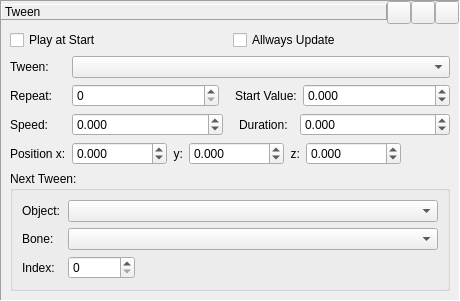
<?xml version="1.0" encoding="UTF-8"?>
<ui version="4.0">
 <class>TweenInfo</class>
 <widget class="QWidget" name="TweenInfo">
  <property name="geometry">
   <rect>
    <x>0</x>
    <y>0</y>
    <width>460</width>
    <height>286</height>
   </rect>
  </property>
  <property name="sizePolicy">
   <sizepolicy hsizetype="Preferred" vsizetype="Maximum">
    <horstretch>0</horstretch>
    <verstretch>0</verstretch>
   </sizepolicy>
  </property>
  <layout class="QGridLayout" name="gridLayout_3">
   <property name="leftMargin">
    <number>0</number>
   </property>
   <property name="topMargin">
    <number>0</number>
   </property>
   <property name="rightMargin">
    <number>0</number>
   </property>
   <property name="bottomMargin">
    <number>0</number>
   </property>
   <item row="0" column="0">
    <widget class="QFrame" name="frame">
     <property name="frameShape">
      <enum>QFrame::Panel</enum>
     </property>
     <property name="frameShadow">
      <enum>QFrame::Sunken</enum>
     </property>
     <layout class="QGridLayout" name="gridLayout_2">
      <property name="leftMargin">
       <number>0</number>
      </property>
      <property name="topMargin">
       <number>0</number>
      </property>
      <property name="rightMargin">
       <number>0</number>
      </property>
      <property name="bottomMargin">
       <number>0</number>
      </property>
      <item row="2" column="0">
       <widget class="QWidget" name="widget_5" native="true">
        <property name="sizePolicy">
         <sizepolicy hsizetype="Preferred" vsizetype="Maximum">
          <horstretch>0</horstretch>
          <verstretch>0</verstretch>
         </sizepolicy>
        </property>
        <layout class="QVBoxLayout" name="verticalLayout_2">
         <property name="topMargin">
          <number>0</number>
         </property>
         <property name="bottomMargin">
          <number>9</number>
         </property>
         <item>
          <widget class="QWidget" name="widget_9" native="true">
           <layout class="QHBoxLayout" name="horizontalLayout_8">
            <property name="leftMargin">
             <number>0</number>
            </property>
            <property name="topMargin">
             <number>0</number>
            </property>
            <property name="rightMargin">
             <number>0</number>
            </property>
            <property name="bottomMargin">
             <number>0</number>
            </property>
            <item>
             <widget class="QCheckBox" name="chkPlayAtStart">
              <property name="text">
               <string>Play at Start</string>
              </property>
             </widget>
            </item>
            <item>
             <widget class="QCheckBox" name="chkAllwaysUpdate">
              <property name="text">
               <string>Allways Update</string>
              </property>
             </widget>
            </item>
           </layout>
          </widget>
         </item>
         <item>
          <layout class="QGridLayout" name="gridLayout_4">
           <item row="1" column="1">
            <layout class="QHBoxLayout" name="horizontalLayout_5">
             <item>
              <widget class="QSpinBox" name="txtRepeat">
               <property name="sizePolicy">
                <sizepolicy hsizetype="Expanding" vsizetype="Fixed">
                 <horstretch>0</horstretch>
                 <verstretch>0</verstretch>
                </sizepolicy>
               </property>
               <property name="maximum">
                <number>999999999</number>
               </property>
              </widget>
             </item>
             <item>
              <spacer name="horizontalSpacer_2">
               <property name="orientation">
                <enum>Qt::Horizontal</enum>
               </property>
               <property name="sizeType">
                <enum>QSizePolicy::Minimum</enum>
               </property>
               <property name="sizeHint" stdset="0">
                <size>
                 <width>10</width>
                 <height>0</height>
                </size>
               </property>
              </spacer>
             </item>
             <item>
              <widget class="QLabel" name="label_7">
               <property name="minimumSize">
                <size>
                 <width>55</width>
                 <height>0</height>
                </size>
               </property>
               <property name="text">
                <string>Start Value:</string>
               </property>
              </widget>
             </item>
             <item>
              <widget class="QDoubleSpinBox" name="txtStartValue">
               <property name="sizePolicy">
                <sizepolicy hsizetype="Expanding" vsizetype="Fixed">
                 <horstretch>0</horstretch>
                 <verstretch>0</verstretch>
                </sizepolicy>
               </property>
               <property name="decimals">
                <number>3</number>
               </property>
               <property name="minimum">
                <double>-999999999.998999953269958</double>
               </property>
               <property name="maximum">
                <double>999999999.998999953269958</double>
               </property>
               <property name="singleStep">
                <double>0.100000000000000</double>
               </property>
              </widget>
             </item>
            </layout>
           </item>
           <item row="2" column="1">
            <layout class="QHBoxLayout" name="horizontalLayout_9">
             <item>
              <widget class="QDoubleSpinBox" name="txtSpeed">
               <property name="sizePolicy">
                <sizepolicy hsizetype="Expanding" vsizetype="Fixed">
                 <horstretch>0</horstretch>
                 <verstretch>0</verstretch>
                </sizepolicy>
               </property>
               <property name="decimals">
                <number>3</number>
               </property>
               <property name="minimum">
                <double>-999999999.998999953269958</double>
               </property>
               <property name="maximum">
                <double>999999999.998999953269958</double>
               </property>
               <property name="singleStep">
                <double>0.100000000000000</double>
               </property>
              </widget>
             </item>
             <item>
              <spacer name="horizontalSpacer">
               <property name="orientation">
                <enum>Qt::Horizontal</enum>
               </property>
               <property name="sizeType">
                <enum>QSizePolicy::Minimum</enum>
               </property>
               <property name="sizeHint" stdset="0">
                <size>
                 <width>10</width>
                 <height>0</height>
                </size>
               </property>
              </spacer>
             </item>
             <item>
              <widget class="QLabel" name="label_8">
               <property name="minimumSize">
                <size>
                 <width>55</width>
                 <height>0</height>
                </size>
               </property>
               <property name="text">
                <string>Duration:</string>
               </property>
              </widget>
             </item>
             <item>
              <widget class="QDoubleSpinBox" name="txtDuration">
               <property name="sizePolicy">
                <sizepolicy hsizetype="Expanding" vsizetype="Fixed">
                 <horstretch>0</horstretch>
                 <verstretch>0</verstretch>
                </sizepolicy>
               </property>
               <property name="decimals">
                <number>3</number>
               </property>
               <property name="minimum">
                <double>-999999999.998999953269958</double>
               </property>
               <property name="maximum">
                <double>999999999.998999953269958</double>
               </property>
               <property name="singleStep">
                <double>0.100000000000000</double>
               </property>
              </widget>
             </item>
            </layout>
           </item>
           <item row="0" column="1">
            <widget class="QComboBox" name="cmbUpdateType">
             <property name="sizePolicy">
              <sizepolicy hsizetype="Expanding" vsizetype="Fixed">
               <horstretch>0</horstretch>
               <verstretch>0</verstretch>
              </sizepolicy>
             </property>
            </widget>
           </item>
           <item row="2" column="0">
            <widget class="QLabel" name="label_5">
             <property name="text">
              <string>Speed:</string>
             </property>
            </widget>
           </item>
           <item row="1" column="0">
            <widget class="QLabel" name="label_6">
             <property name="text">
              <string>Repeat:</string>
             </property>
            </widget>
           </item>
           <item row="0" column="0">
            <widget class="QLabel" name="label_4">
             <property name="text">
              <string>Tween:</string>
             </property>
            </widget>
           </item>
           <item row="3" column="0">
            <widget class="QLabel" name="lblX">
             <property name="text">
              <string>Position x:</string>
             </property>
            </widget>
           </item>
           <item row="3" column="1">
            <layout class="QHBoxLayout" name="horizontalLayout_10">
             <item>
              <widget class="QDoubleSpinBox" name="txtX">
               <property name="sizePolicy">
                <sizepolicy hsizetype="Expanding" vsizetype="Fixed">
                 <horstretch>0</horstretch>
                 <verstretch>0</verstretch>
                </sizepolicy>
               </property>
               <property name="decimals">
                <number>3</number>
               </property>
               <property name="minimum">
                <double>-999999999.998999953269958</double>
               </property>
               <property name="maximum">
                <double>999999999.998999953269958</double>
               </property>
               <property name="singleStep">
                <double>0.100000000000000</double>
               </property>
              </widget>
             </item>
             <item>
              <widget class="QLabel" name="lblY">
               <property name="text">
                <string>y:</string>
               </property>
               <property name="alignment">
                <set>Qt::AlignRight|Qt::AlignTrailing|Qt::AlignVCenter</set>
               </property>
              </widget>
             </item>
             <item>
              <widget class="QDoubleSpinBox" name="txtY">
               <property name="sizePolicy">
                <sizepolicy hsizetype="Expanding" vsizetype="Fixed">
                 <horstretch>0</horstretch>
                 <verstretch>0</verstretch>
                </sizepolicy>
               </property>
               <property name="decimals">
                <number>3</number>
               </property>
               <property name="minimum">
                <double>-999999999.998999953269958</double>
               </property>
               <property name="maximum">
                <double>999999999.998999953269958</double>
               </property>
               <property name="singleStep">
                <double>0.100000000000000</double>
               </property>
              </widget>
             </item>
             <item>
              <widget class="QLabel" name="lblZ">
               <property name="text">
                <string>z:</string>
               </property>
               <property name="alignment">
                <set>Qt::AlignRight|Qt::AlignTrailing|Qt::AlignVCenter</set>
               </property>
              </widget>
             </item>
             <item>
              <widget class="QDoubleSpinBox" name="txtZ">
               <property name="sizePolicy">
                <sizepolicy hsizetype="Expanding" vsizetype="Fixed">
                 <horstretch>0</horstretch>
                 <verstretch>0</verstretch>
                </sizepolicy>
               </property>
               <property name="decimals">
                <number>3</number>
               </property>
               <property name="minimum">
                <double>-999999999.998999953269958</double>
               </property>
               <property name="maximum">
                <double>999999999.998999953269958</double>
               </property>
               <property name="singleStep">
                <double>0.100000000000000</double>
               </property>
              </widget>
             </item>
             <item>
              <widget class="QLabel" name="spacerCustom2">
               <property name="sizePolicy">
                <sizepolicy hsizetype="Expanding" vsizetype="Preferred">
                 <horstretch>0</horstretch>
                 <verstretch>0</verstretch>
                </sizepolicy>
               </property>
               <property name="text">
                <string/>
               </property>
              </widget>
             </item>
             <item>
              <widget class="QLabel" name="spacerCustom">
               <property name="sizePolicy">
                <sizepolicy hsizetype="Expanding" vsizetype="Preferred">
                 <horstretch>0</horstretch>
                 <verstretch>0</verstretch>
                </sizepolicy>
               </property>
               <property name="text">
                <string/>
               </property>
              </widget>
             </item>
            </layout>
           </item>
          </layout>
         </item>
         <item>
          <widget class="QGroupBox" name="groupBox">
           <property name="title">
            <string>Next Tween:</string>
           </property>
           <layout class="QVBoxLayout" name="verticalLayout">
            <item>
             <layout class="QGridLayout" name="gridLayout">
              <item row="0" column="0">
               <widget class="QLabel" name="label_9">
                <property name="minimumSize">
                 <size>
                  <width>40</width>
                  <height>0</height>
                 </size>
                </property>
                <property name="text">
                 <string>Object:</string>
                </property>
               </widget>
              </item>
              <item row="0" column="1">
               <widget class="QComboBox" name="cmbNextTweenObject">
                <property name="sizePolicy">
                 <sizepolicy hsizetype="Expanding" vsizetype="Fixed">
                  <horstretch>0</horstretch>
                  <verstretch>0</verstretch>
                 </sizepolicy>
                </property>
               </widget>
              </item>
              <item row="1" column="1">
               <widget class="QComboBox" name="cmbNextTweenBone"/>
              </item>
              <item row="1" column="0">
               <widget class="QLabel" name="label">
                <property name="text">
                 <string>Bone:</string>
                </property>
               </widget>
              </item>
              <item row="2" column="0">
               <widget class="QLabel" name="label_10">
                <property name="minimumSize">
                 <size>
                  <width>40</width>
                  <height>0</height>
                 </size>
                </property>
                <property name="text">
                 <string>Index:</string>
                </property>
               </widget>
              </item>
              <item row="2" column="1">
               <layout class="QHBoxLayout" name="horizontalLayout">
                <item>
                 <widget class="QSpinBox" name="txtNextIndex">
                  <property name="maximum">
                   <number>999999999</number>
                  </property>
                 </widget>
                </item>
                <item>
                 <spacer name="horizontalSpacer_5">
                  <property name="orientation">
                   <enum>Qt::Horizontal</enum>
                  </property>
                  <property name="sizeHint" stdset="0">
                   <size>
                    <width>40</width>
                    <height>20</height>
                   </size>
                  </property>
                 </spacer>
                </item>
               </layout>
              </item>
             </layout>
            </item>
           </layout>
          </widget>
         </item>
        </layout>
       </widget>
      </item>
      <item row="1" column="0">
       <layout class="QHBoxLayout" name="horizontalLayout_2">
        <property name="spacing">
         <number>0</number>
        </property>
        <item>
         <widget class="QLabel" name="lblTitle">
          <property name="sizePolicy">
           <sizepolicy hsizetype="Preferred" vsizetype="Maximum">
            <horstretch>0</horstretch>
            <verstretch>0</verstretch>
           </sizepolicy>
          </property>
          <property name="frameShape">
           <enum>QFrame::Panel</enum>
          </property>
          <property name="frameShadow">
           <enum>QFrame::Raised</enum>
          </property>
          <property name="text">
           <string>Tween</string>
          </property>
          <property name="margin">
           <number>4</number>
          </property>
         </widget>
        </item>
        <item>
         <widget class="QToolButton" name="btnPlay">
          <property name="toolTip">
           <string>Play</string>
          </property>
          <property name="icon">
           <iconset resource="MagicGameEditor.qrc">
            <normaloff>:/MagicGameEditor/Images/play.png</normaloff>:/MagicGameEditor/Images/play.png</iconset>
          </property>
         </widget>
        </item>
        <item>
         <widget class="QToolButton" name="btnStop">
          <property name="toolTip">
           <string>Stop</string>
          </property>
          <property name="icon">
           <iconset resource="MagicGameEditor.qrc">
            <normaloff>:/MagicGameEditor/Images/stop.png</normaloff>:/MagicGameEditor/Images/stop.png</iconset>
          </property>
         </widget>
        </item>
        <item>
         <widget class="QToolButton" name="btnDelete">
          <property name="toolTip">
           <string>Delete</string>
          </property>
          <property name="icon">
           <iconset resource="MagicGameEditor.qrc">
            <normaloff>:/MagicGameEditor/Images/cancel.png</normaloff>:/MagicGameEditor/Images/cancel.png</iconset>
          </property>
         </widget>
        </item>
       </layout>
      </item>
     </layout>
    </widget>
   </item>
  </layout>
 </widget>
 <tabstops>
  <tabstop>chkPlayAtStart</tabstop>
  <tabstop>chkAllwaysUpdate</tabstop>
  <tabstop>cmbUpdateType</tabstop>
  <tabstop>txtRepeat</tabstop>
  <tabstop>txtStartValue</tabstop>
  <tabstop>txtSpeed</tabstop>
  <tabstop>txtDuration</tabstop>
  <tabstop>txtX</tabstop>
  <tabstop>txtY</tabstop>
  <tabstop>txtZ</tabstop>
  <tabstop>cmbNextTweenObject</tabstop>
  <tabstop>cmbNextTweenBone</tabstop>
  <tabstop>txtNextIndex</tabstop>
 </tabstops>
 <resources>
  <include location="MagicGameEditor.qrc"/>
 </resources>
 <connections/>
</ui>
